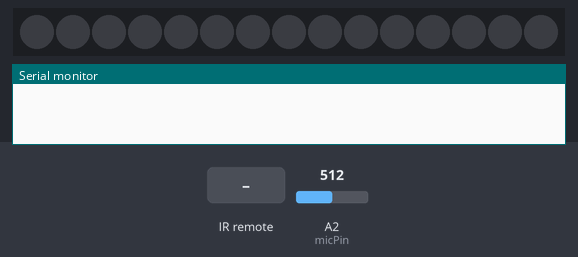
A sketch run on a simulated Arduino Uno, built with avr-gcc and run on an emulated ATmega328P. On the bench: 15 RGB LEDs in strip order, left to right, the last lines printed to the serial monitor. The test bench sets the inputs (shaded band); at power-on: A2 (micPin) = 512. Dim RGB values are drawn brighter than linear; random numbers use the default seed unless the sketch sets one.

Above: at 1.2 s.
1.3 s: infrared code 0xA15EFF00 received
At 1.36 s:
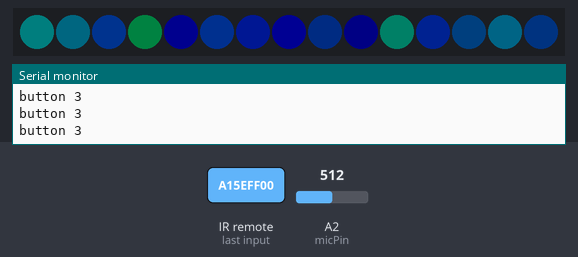
3.1 s: infrared code 0xF708FF00 received
At 3.21 s:
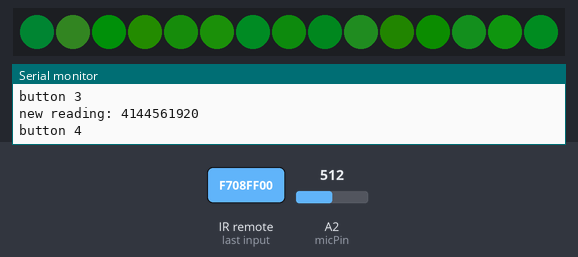
5.0 s: infrared code 0xE31CFF00 received
At 5.16 s:
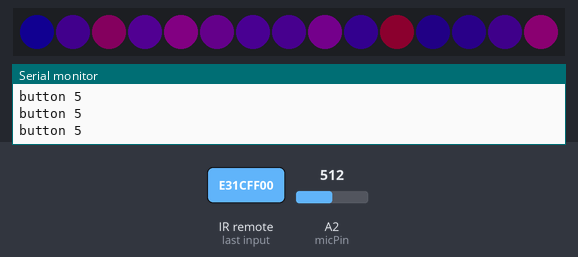
6.9 s: infrared code 0xA55AFF00 received
At 7.01 s:
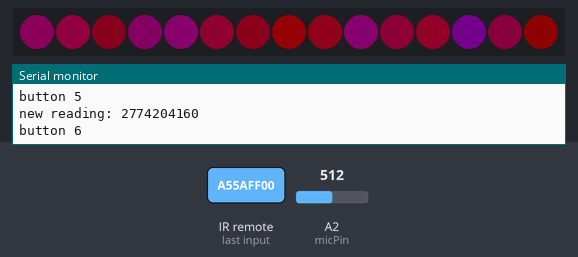
8.7 s: infrared code 0xF30CFF00 received
At 9.77 s:
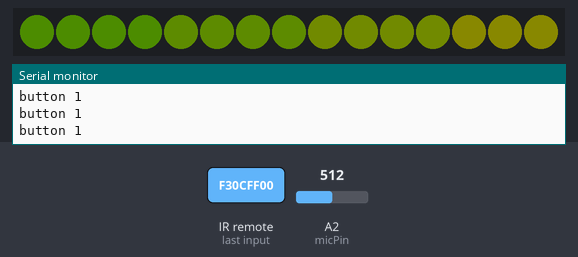
11.7 s: infrared code 0xE916FF00 received
At 12.4 s:
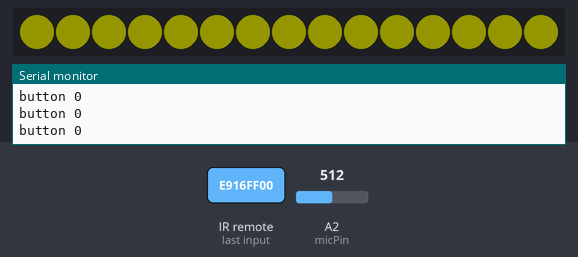

The sketch:

PC_final_project_hello_world.ino
```cpp
#include <IRremote.h>
#include <Adafruit_NeoPixel.h>
Adafruit_NeoPixel strip(15, 8);


//variables
int micVal = 0;
int micPin = A2;
int mappedMicReading;
int remotePin = 7;
//configuring remote
IRrecv irrecv(remotePin);
unsigned long idNumber;
//decoding results from remote
decode_results results;
unsigned long key_value = 0;
//making timer
unsigned long startTime = millis();
unsigned long endTime;
unsigned long startTime1 = millis();
unsigned long endTime1;
long interval = 100;//random(100, 3000);
long interval1 = 20;
//800 - 1022
void setup() {
  Serial.begin(9600);
  //starting remote
  irrecv.enableIRIn();
  irrecv.blink13(true);
  //starting neopixels
  strip.begin();
  strip.clear();
  strip.show();
  strip.setBrightness(20);
  //starting mic
  pinMode(micPin, INPUT);
}

void loop() {
  readMicrophoneTest();
  if (irrecv.decode()) {
    //Serial.println(irrecv.decodedIRData.decodedRawData); // Print the Serial, need this for new version!!!
    results.value = key_value;
    idNumber = irrecv.decodedIRData.decodedRawData;
    Serial.print("new reading: ");
    Serial.println(idNumber);

    key_value = results.value;
    //      //resumes collecting data
    irrecv.resume();
  }

  //starting states
  switch (irrecv.decodedIRData.decodedRawData) {

    //off
    case 3125149440: //button off on remote
      Serial.println("button off");
      strip.clear();
      strip.show();
      break;

    //mic reading
    case 3910598400: //button 0 on remote
      Serial.println("button 0");
      lighting();
      strip.show();
      break; //must have break or multiple cases will run

    //rainbow
    case 4077715200: //button 1 on remote
      Serial.println("button 1");
      if (millis() - startTime1 > interval1) {
        rainbow();
      }
      //endTime1 = millis();
      break;

    //red fire
    case 3877175040: //button 2 on remote
      Serial.println("button 2");
      if (endTime - startTime >= interval) {
        startTime = millis();
        fireLighting();
        strip.show();
      }
      endTime = millis();
      break;

    //blue fire
    case 2707357440: //button 3 on remote
      Serial.println("button 3");
      if (endTime - startTime >= interval) {
        startTime = millis();
        blueLighting();
        strip.show();
      }
      endTime = millis();
      break;

    //lime green fire
    case 4144561920: //button 4 on remote
      Serial.println("button 4");
      if (endTime - startTime >= interval) {
        startTime = millis();
        limeLighting();
        strip.show();
      }
      endTime = millis();
      break;

    //purple fire
    case 3810328320: //button 5 on remote
      Serial.println("button 5");
      if (endTime - startTime >= interval) {
        startTime = millis();
        purpleLighting();
        strip.show();
      }
      endTime = millis();
      break;

    //pink fire
    case 2774204160: //button 6 on remote
      Serial.println("button 6");
      if (endTime - startTime >= interval) {
        startTime = millis();
        pinkLighting();
        strip.show();
      }
      endTime = millis();
      break;

  }
}

void readMicrophoneTest() {
  //test for mic
  micVal = analogRead(micPin);
  //Serial.println(micVal);
}

void lighting() {
  mappedMicReading = map(micVal, 400, 1023, 0, 60000);
  for (int i = 0; i < (strip.numPixels()); i ++) {
    strip.setPixelColor(i, strip.gamma32(strip.ColorHSV(mappedMicReading)));
  }
  strip.show();

} //end of lighting

void fireLighting() {
  for (int i = 0; i < (strip.numPixels()); i ++) {
    strip.setPixelColor(i, 250, random(0, 100), 0);
  }
  strip.show();
} //end of fireLighting

void blueLighting() {
  for (int i = 0; i < (strip.numPixels()); i ++) {
    strip.setPixelColor(i, 0, random(0, 100), random(0, 250));
  }
  strip.show();
}

void limeLighting() {
  for (int i = 0; i < (strip.numPixels()); i ++) {
    strip.setPixelColor(i, random(0, 50), random(50, 250), random(0, 50));
  }
  strip.show();
}

void purpleLighting() {
  for (int i = 0; i < (strip.numPixels()); i ++) {
    strip.setPixelColor(i, random(0, 150), 0, random(50, 250));
  }
  strip.show();
}

void pinkLighting() {
  for (int i = 0; i < (strip.numPixels()); i ++) {
    strip.setPixelColor(i, random(100, 250), 0, random(0, 150));
  }
  strip.show();
}

//wheel of colors that allows the rainbow to work
uint32_t Wheel(byte WheelPos) {
  if (WheelPos < 85) {
    return strip.Color(WheelPos * 3, 255 - WheelPos * 3, 0);
  }
  else if (WheelPos < 170) {
    WheelPos -= 85;
    return strip.Color(255 - WheelPos * 3, 0, WheelPos * 3);
  }
  else {
    WheelPos -= 170;
    return strip.Color(0, WheelPos * 3, 255 - WheelPos * 3);
  }
}

void rainbow() {
  static uint16_t r = 0;
  for (int i = 0; i < (strip.numPixels()); i++) {
    strip.setPixelColor(i, Wheel((i + r) & 255));
  }
  strip.show();
  r++;
  if (r >= 256) {
    r = 0;
  }
  startTime1 = millis(); // time for next change to the display
}//end of rainbow
```

Measured:
- after the input at 1.3 s, the LEDs: change at once (image 1)
